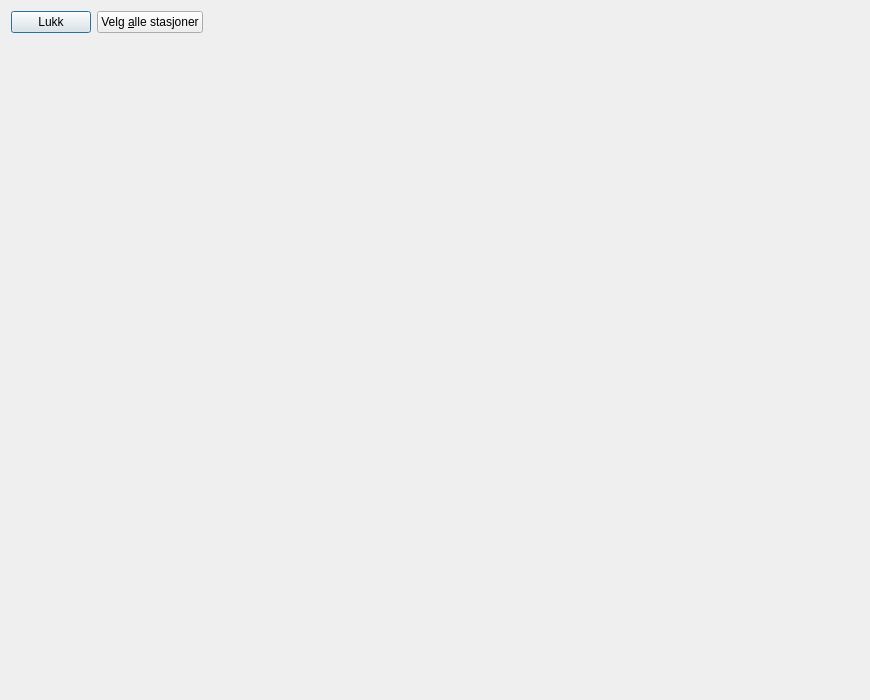
<?xml version="1.0" encoding="UTF-8"?>
<ui version="4.0">
 <class>StationSelectionDialog</class>
 <widget class="QDialog" name="StationSelectionDialog">
  <property name="geometry">
   <rect>
    <x>0</x>
    <y>0</y>
    <width>870</width>
    <height>700</height>
   </rect>
  </property>
  <property name="windowTitle">
   <string>Station Selection</string>
  </property>
  <layout class="QVBoxLayout" name="verticalLayout_2">
   <item>
    <layout class="QVBoxLayout" name="verticalLayout">
     <item>
      <layout class="QHBoxLayout" name="buttonLayout">
       <item>
        <widget class="QPushButton" name="selectionOK">
         <property name="text">
          <string>Lukk</string>
         </property>
         <property name="default">
          <bool>true</bool>
         </property>
        </widget>
       </item>
       <item>
        <widget class="QPushButton" name="selectAllStations">
         <property name="text">
          <string>Velg &amp;alle stasjoner</string>
         </property>
        </widget>
       </item>
       <item>
        <spacer name="buttonSpacer">
         <property name="orientation">
          <enum>Qt::Horizontal</enum>
         </property>
         <property name="sizeHint" stdset="0">
          <size>
           <width>40</width>
           <height>20</height>
          </size>
         </property>
        </spacer>
       </item>
      </layout>
     </item>
     <item>
      <widget class="StationTable" name="stationTable" native="true"/>
     </item>
    </layout>
   </item>
  </layout>
 </widget>
 <customwidgets>
  <customwidget>
   <class>StationTable</class>
   <extends>QWidget</extends>
   <header>ListDialog.h</header>
   <container>1</container>
  </customwidget>
 </customwidgets>
 <resources/>
 <connections/>
</ui>
